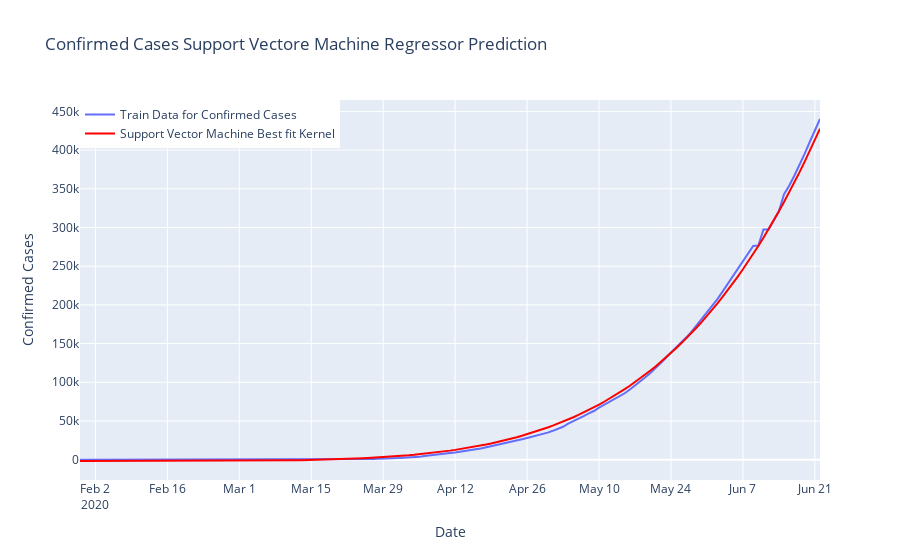

Notebook code cell kept with this figure:
### Code cell
plt.figure(figsize=(11,6))
prediction_svr=svr.predict(np.array(datewise["Days Since"]).reshape(-1,1))
fig=go.Figure()
fig.add_trace(go.Scatter(x=datewise.index, y=datewise["Confirmed"],
                    mode='lines',name="Train Data for Confirmed Cases"))
fig.add_trace(go.Scatter(x=datewise.index, y=prediction_svr,
                    mode='lines',name="Support Vector Machine Best fit Kernel",
                    line=dict(color='red')))
fig.update_layout(title="Confirmed Cases Support Vectore Machine Regressor Prediction",
                 xaxis_title="Date",yaxis_title="Confirmed Cases",legend=dict(x=0,y=1,traceorder="normal"))
fig.show()

### Figure 1 — Plotly figure (JSON) as saved in the notebook; plotly's stock layout.template omitted (floating-point values rounded to 4 significant figures; data arrays with more than 128 entries replaced by an {"elided": "..."} marker saying what was removed)
{"data": [{"mode": "lines", "name": "Train Data for Confirmed Cases", "type": "scatter", "x": {"elided": "145 str values"}, "y": {"elided": "145 int values"}}, {"line": {"color": "red"}, "mode": "lines", "name": "Support Vector Machine Best fit Kernel", "type": "scatter", "x": {"elided": "145 str values"}, "y": {"elided": "145 float values"}}], "layout": {"legend": {"traceorder": "normal", "x": 0, "y": 1}, "title": {"text": "Confirmed Cases Support Vectore Machine Regressor Prediction"}, "xaxis": {"title": {"text": "Date"}}, "yaxis": {"title": {"text": "Confirmed Cases"}}}}
